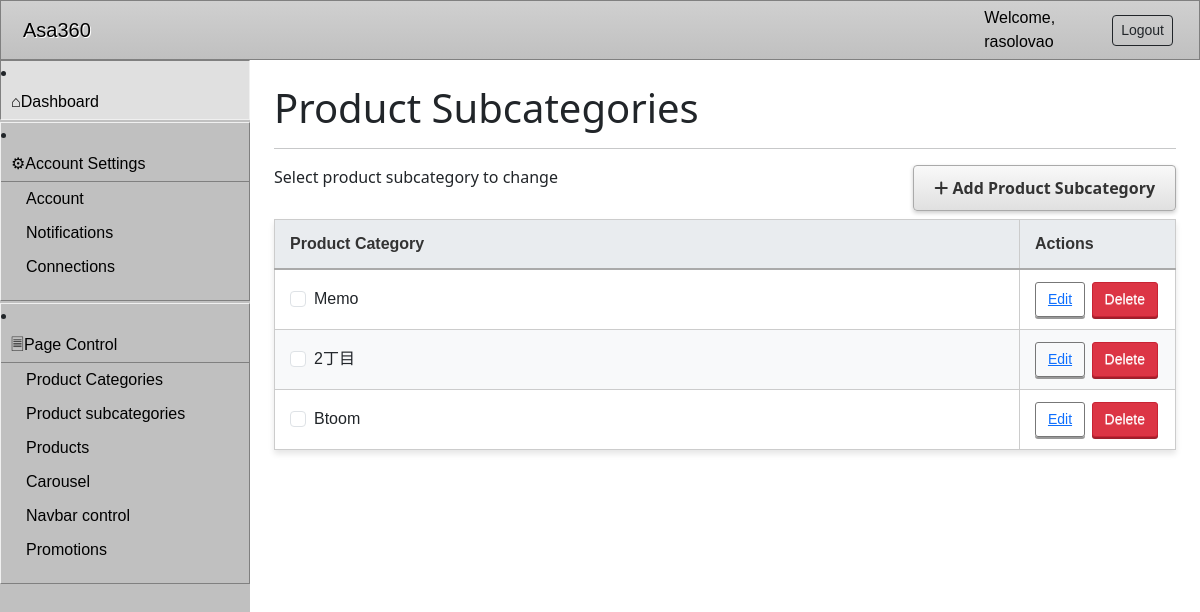
The page /admin_panel/product-subcategories/ (signed in) on the database its author committed.
### client/models.py (models this page shows, shortened)
class ProductSubcategory(models.Model):
    name = models.CharField(max_length=50)
    category = models.ForeignKey(ProductCategory, on_delete=models.CASCADE, related_name='subcategories')
    class Meta:
        unique_together = ('name', 'category')

### backend/templates/backend/pages/page_control/product_subcategory/product_subcategory_view.py (the view)
# urls.py: path('product-subcategories/',login_required(product_sub_categ), name='product_sub_categ'),
def product_sub_categ(request):
    subcategories = ProductSubcategory.objects.all()
    return render(request, 'backend/pages/page_control/product_subcategory/subcategories.html', {'subcategories': subcategories})

### backend/context_processors.py (called while the page is built)
def global_navbar_style(request):
    config = AdminUIConfig.get_config()
    return {
        'global_navbar_style': config.navbar_style
    }

### backend/models.py (called while the page is built)
    @classmethod
    def get_config(cls):
        config, created = cls.objects.get_or_create(pk=1)
        return config

### client/context_processors.py (called while the page is built)
def categories_processor(request):
    categories = ProductCategory.objects.all()
    return {'categories': categories}

### backend/templates/backend/pages/page_control/product_subcategory/subcategories.html (shortened to what this page needs)
{% extends 'backend/layout/base.html' %}
{% block content %}
<h1>Product Subcategories</h1>
<hr>
<div class="d-flex justify-content-between">
    <p>Select product subcategory to change</p>
    <a href="{% url 'add_product_sub_categ' %}">
    <button type="submit" class="btn-classic btn-sm">
        <i class="fa-solid fa-plus"></i> Add Product Subcategory
    </button>
    </a>
</div>
<table class="mt-2">
    <thead>
        <tr>
            <th>Product Category</th>
            <th>Actions</th> </tr>
    </thead>
    <tbody>
        {% for subcategory in subcategories %}
        <tr>
            <td>
                <div class="form-check">
                    <input class="form-check-input" type="checkbox" value="" id="category1-check">
                    <label class="form-check-label" for="category1-check">
                        {{ subcategory.name }}
                    </label>
                </div>
            </td>
            <td>
                <a href="{% url 'edit_subcategory' subcategory.id %}" type="button" class="btn-classic-action **btn-edit**">Edit</a>
                <form method="post" action="{% url 'delete_subcategory' subcategory.id %}" style="display:inline;">
    <button type="submit" class="btn-classic-action btn-delete"
            onclick="return confirm('Confirm deletion of subcategory: {{ subcategory.name }}?');">
        Delete
    </button>
            </td>
        </tr>
        {% endfor %}
    </tbody>
</table>
{% endblock %}

### backend/templates/backend/layout/nav.html (shortened to what this page needs)
<nav class="navbar navbar-expand-lg navbar-desktop">
    <div class="container-fluid">
        <a class="navbar-brand" href="#">Asa360</a>
    </div>
    {% if user.is_authenticated %}
        <div class="d-flex align-items-center me-3 gap-2">
            <span class="me-3">Welcome, {{ user.username }}</span>
                <form action="{% url 'logout' %}" method="post" class="d-inline">
                <button type="submit" class="btn btn-outline-dark btn-sm">Logout</button>
            </form>
        </div>
    {% endif %}
</nav>

### backend/static/css/style.css (style rules this page uses)
.btn-classic { display: inline-block; padding: 10px 20px; font-size: 16px; font-weight: bold; text-align: center; text-decoration: none; cursor: pointer; color: #333; background: linear-gradient(to bottom, #f9f9f9 0%, #e0e0e0 100%); border: 1px solid #aaa; border-radius: 4px; box-shadow: 0 2px 4px rgba(0, 0, 0, 0.2); outline: none; -webkit-appearance: none; -moz-appearance: none; transition: all 0.1s ease; }
table { width: 100%; border-collapse: collapse; font-family: Arial, sans-serif; box-shadow: 0 4px 6px rgba(0, 0, 0, 0.1); }
th, td { border: 1px solid #ccc; padding: 12px 15px; text-align: left; }
thead th { background-color: #e9ecef; color: #333; font-weight: bold; border-bottom: 2px solid #aaa; }
tbody tr:nth-child(even) { background-color: #f8f9fa; }
.btn-classic-action { padding: 6px 12px; margin-right: 5px; border-radius: 3px; font-size: 14px; cursor: pointer; text-shadow: 0 1px 0 rgba(255, 255, 255, 0.5); box-shadow: 0 2px 0 #999; border: 1px solid #777; transition: all 0.05s; }
.btn-delete { color: #fff; background-color: #dc3545; border-color: #c82333; box-shadow: 0 2px 0 #a0202d; }
table th:nth-child(2), table td:nth-child(2) { width: 150px; white-space: nowrap; }
.btn-classic-action { margin-right: 2px; }

### backend/templates/backend/layout/nav.html (style rules this page uses)
.navbar-desktop { background: linear-gradient(to bottom, #d0d0d0 0%, #c0c0c0 100%); border: 1px solid #808080; padding: 5px 10px; font-family: "MS Sans Serif", "Arial", sans-serif; color: black; }
.navbar-desktop .navbar-brand { color: black; text-shadow: 1px 1px 0px white; }

### rows shown on the page
ProductSubcategory: name "Memo"
ProductSubcategory: name "2丁目"
ProductSubcategory: name "Btoom"

### other values the page prints
{{ user.username }} "rasolovao"
